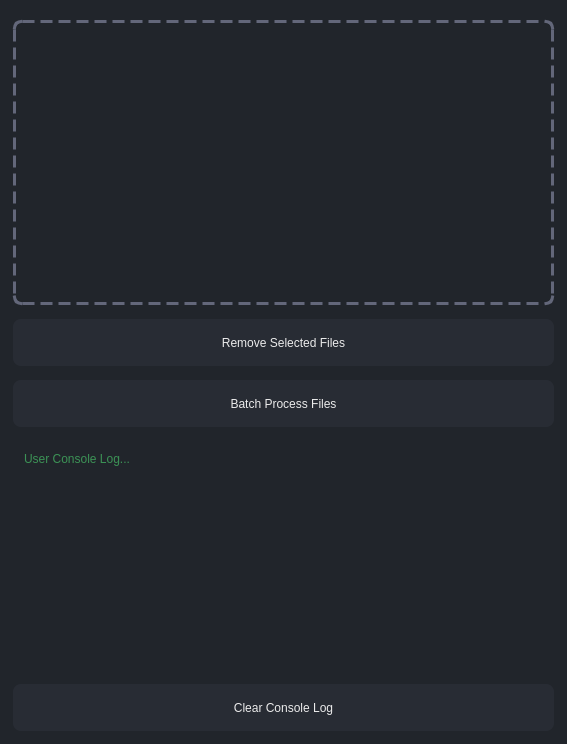
<?xml version="1.0" encoding="UTF-8"?>
<ui version="4.0">
 <class>MainWindow</class>
 <widget class="QMainWindow" name="MainWindow">
  <property name="geometry">
   <rect>
    <x>0</x>
    <y>0</y>
    <width>567</width>
    <height>744</height>
   </rect>
  </property>
  <property name="windowTitle">
   <string>MainWindow</string>
  </property>
  <property name="styleSheet">
   <string notr="true">
QWidget {
	font: 11pt &quot;Segoe UI&quot;;
	background-color: #21252B;
	color: rgb(235, 235, 235);
    border-radius: 8px; /* Rounded corner with a radius of 5 pixels */
	padding: 7px;
	margin: 4px;
}

QLabel {
	margin-top: 15px;

}
 
QPushButton {
	font: 75 12pt &quot;Segoe UI&quot;;
	background-color: #282C34;
    border-radius: 8px; /* Rounded corner with a radius of 5 pixels */

}
QPushButton:hover {
    background-color: #243649; /* Background color on hover */
}
QPushButton:pressed {
    background-color: #63677a; /* Background color when pressed */
}

QLineEdit {
    background-color: #243649; /* Background color on hover */
}

QTextEdit{
   color: rgb(85, 255, 127);

}

QGroupBox{
 margin-top: 11px;
 padding: 0px;
 border: 3px dashed #63677a; /* 2px width, dashed style, and black color */


}

QListWidget{
	padding: 0px;
	margin: 0px;

}
</string>
  </property>
  <widget class="QWidget" name="centralwidget">
   <layout class="QGridLayout" name="gridLayout">
    <item row="5" column="0">
     <widget class="QPushButton" name="my_clear_console_Button">
      <property name="sizePolicy">
       <sizepolicy hsizetype="MinimumExpanding" vsizetype="MinimumExpanding">
        <horstretch>0</horstretch>
        <verstretch>0</verstretch>
       </sizepolicy>
      </property>
      <property name="minimumSize">
       <size>
        <width>0</width>
        <height>55</height>
       </size>
      </property>
      <property name="maximumSize">
       <size>
        <width>16777215</width>
        <height>55</height>
       </size>
      </property>
      <property name="text">
       <string>Clear Console Log</string>
      </property>
     </widget>
    </item>
    <item row="2" column="0">
     <widget class="QPushButton" name="my_remove_selected_Button">
      <property name="sizePolicy">
       <sizepolicy hsizetype="MinimumExpanding" vsizetype="MinimumExpanding">
        <horstretch>0</horstretch>
        <verstretch>0</verstretch>
       </sizepolicy>
      </property>
      <property name="minimumSize">
       <size>
        <width>0</width>
        <height>55</height>
       </size>
      </property>
      <property name="maximumSize">
       <size>
        <width>16777215</width>
        <height>55</height>
       </size>
      </property>
      <property name="text">
       <string>Remove Selected Files</string>
      </property>
     </widget>
    </item>
    <item row="1" column="0">
     <widget class="QGroupBox" name="listWidget_Container">
      <property name="sizePolicy">
       <sizepolicy hsizetype="Preferred" vsizetype="Expanding">
        <horstretch>0</horstretch>
        <verstretch>0</verstretch>
       </sizepolicy>
      </property>
      <property name="minimumSize">
       <size>
        <width>0</width>
        <height>300</height>
       </size>
      </property>
      <property name="acceptDrops">
       <bool>false</bool>
      </property>
      <property name="styleSheet">
       <string notr="true"/>
      </property>
      <property name="title">
       <string/>
      </property>
      <layout class="QGridLayout" name="gridLayout_2">
       <property name="topMargin">
        <number>11</number>
       </property>
       <property name="bottomMargin">
        <number>0</number>
       </property>
      </layout>
     </widget>
    </item>
    <item row="4" column="0">
     <widget class="QTextEdit" name="user_consoleLog_Widget">
      <property name="sizePolicy">
       <sizepolicy hsizetype="Expanding" vsizetype="MinimumExpanding">
        <horstretch>0</horstretch>
        <verstretch>0</verstretch>
       </sizepolicy>
      </property>
      <property name="minimumSize">
       <size>
        <width>0</width>
        <height>75</height>
       </size>
      </property>
      <property name="maximumSize">
       <size>
        <width>16777215</width>
        <height>300</height>
       </size>
      </property>
      <property name="textInteractionFlags">
       <set>Qt::TextSelectableByKeyboard|Qt::TextSelectableByMouse</set>
      </property>
      <property name="placeholderText">
       <string>User Console Log...</string>
      </property>
     </widget>
    </item>
    <item row="3" column="0">
     <widget class="QPushButton" name="pushButton">
      <property name="sizePolicy">
       <sizepolicy hsizetype="MinimumExpanding" vsizetype="MinimumExpanding">
        <horstretch>0</horstretch>
        <verstretch>0</verstretch>
       </sizepolicy>
      </property>
      <property name="minimumSize">
       <size>
        <width>0</width>
        <height>55</height>
       </size>
      </property>
      <property name="maximumSize">
       <size>
        <width>16777215</width>
        <height>55</height>
       </size>
      </property>
      <property name="text">
       <string>Batch Process Files</string>
      </property>
     </widget>
    </item>
   </layout>
  </widget>
 </widget>
 <resources/>
 <connections/>
</ui>
